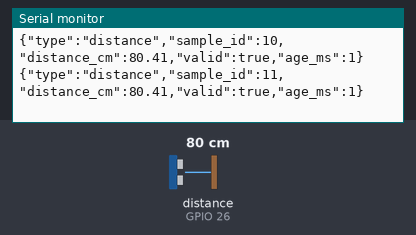
The sketch below on a simulated ESP32. Parts: the last lines printed to the serial monitor. Wiring (inferred from the names in the program): ultrasonic range finder: trigger GPIO 25; echo GPIO 26. The inputs (shaded band) are chosen by the test bench; at power-on: distance to the obstacle (sensor on GPIO 26) 80 cm. The echo pulse lasts 58.3 µs per cm.

Above: at 1.2 s.
1.3 s: distance to the obstacle (sensor on GPIO 26) set to 2 cm
At 1.41 s:
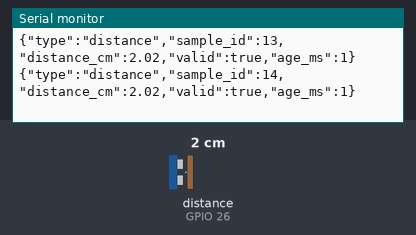
2.8 s: distance to the obstacle (sensor on GPIO 26) set to 4 cm
At 2.81 s:
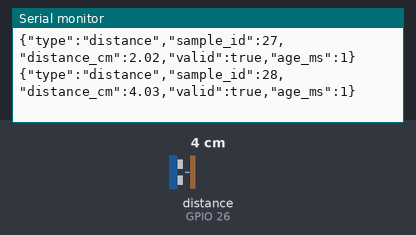
Timing chart, 0 to 5.8 s (numbered marks = the images above; inputs shaded):
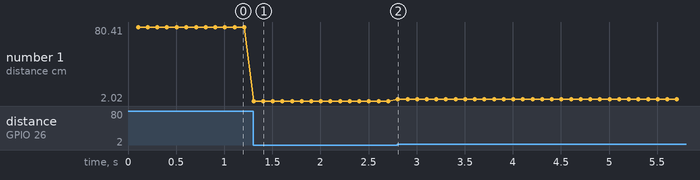

The sketch:

hcsr04_telemetry.ino
```cpp
#include <Arduino.h>

// Set to 1 to test incoming commands on the ESP32 without connecting actuators.
#ifndef ENABLE_COMMAND_BENCH
#define ENABLE_COMMAND_BENCH 0
#endif

#if ENABLE_COMMAND_BENCH
#if !defined(ARDUINO_ESP32_DEV)
#error "The command bench uses the ESP32 Dev Module target."
#endif
#include "bench_commands.h"
BenchCommands benchCommands(Serial);
#endif

#if defined(ARDUINO_ESP32_DEV)
constexpr uint8_t TRIG_PIN = 25;
constexpr uint8_t ECHO_PIN = 26;
#elif defined(ARDUINO_ARCH_ESP32)
#error "Select ESP32 Dev Module for the classic ESP32 DevKit pin mapping used by this sketch."
#else
constexpr uint8_t TRIG_PIN = 7;
constexpr uint8_t ECHO_PIN = 8;
#endif
constexpr unsigned long SAMPLE_INTERVAL_MS = 100;
constexpr unsigned long ECHO_TIMEOUT_US = 30000;

unsigned long lastTriggerMs = 0;
unsigned long sampleId = 0;

void setup() {
  pinMode(TRIG_PIN, OUTPUT);
  digitalWrite(TRIG_PIN, LOW);
  pinMode(ECHO_PIN, INPUT);
  Serial.begin(115200);
}

void loop() {
#if ENABLE_COMMAND_BENCH
  benchCommands.poll();
#endif
  const unsigned long now = millis();
  if (now - lastTriggerMs < SAMPLE_INTERVAL_MS) {
    delay(1);
    return;
  }
  lastTriggerMs = now;

  digitalWrite(TRIG_PIN, HIGH);
  delayMicroseconds(10);
  digitalWrite(TRIG_PIN, LOW);

  const unsigned long echoUs = pulseIn(ECHO_PIN, HIGH, ECHO_TIMEOUT_US);
  const unsigned long measuredAtMs = millis();
  const float distanceCm = echoUs / 58.0f;
  const bool valid = distanceCm >= 2.0f && distanceCm <= 400.0f;

  Serial.print(F("{\"type\":\"distance\",\"sample_id\":"));
  Serial.print(++sampleId);
  Serial.print(F(",\"distance_cm\":"));
  if (valid) {
    Serial.print(distanceCm, 2);
    Serial.print(F(",\"valid\":true"));
  } else {
    Serial.print(F("null,\"valid\":false"));
  }
  Serial.print(F(",\"age_ms\":"));
  Serial.print(millis() - measuredAtMs);
  Serial.println(F("}"));
}
```

Measured:
- after the input at 1.3 s, the serial monitor: prints a new line at once (image 1)
- plotted number 1: 80.41 → 2.02 after the input at 1.3 s
